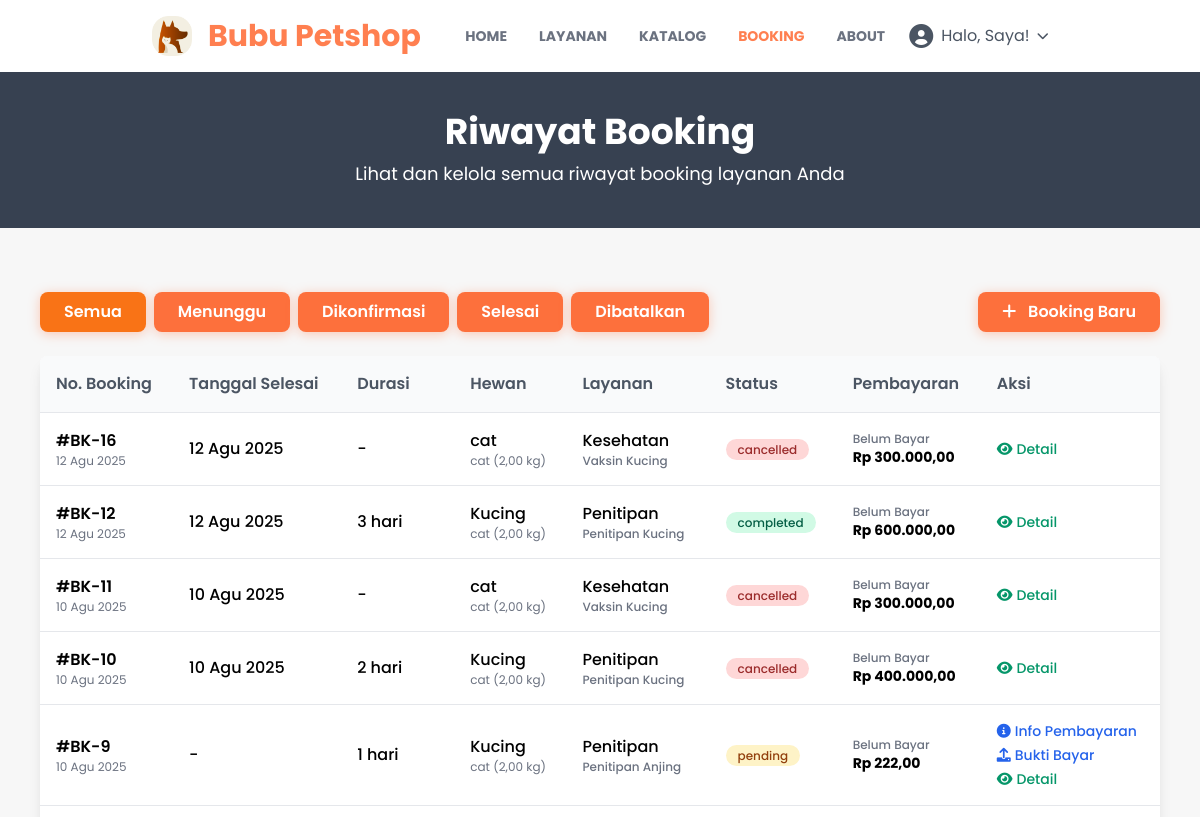
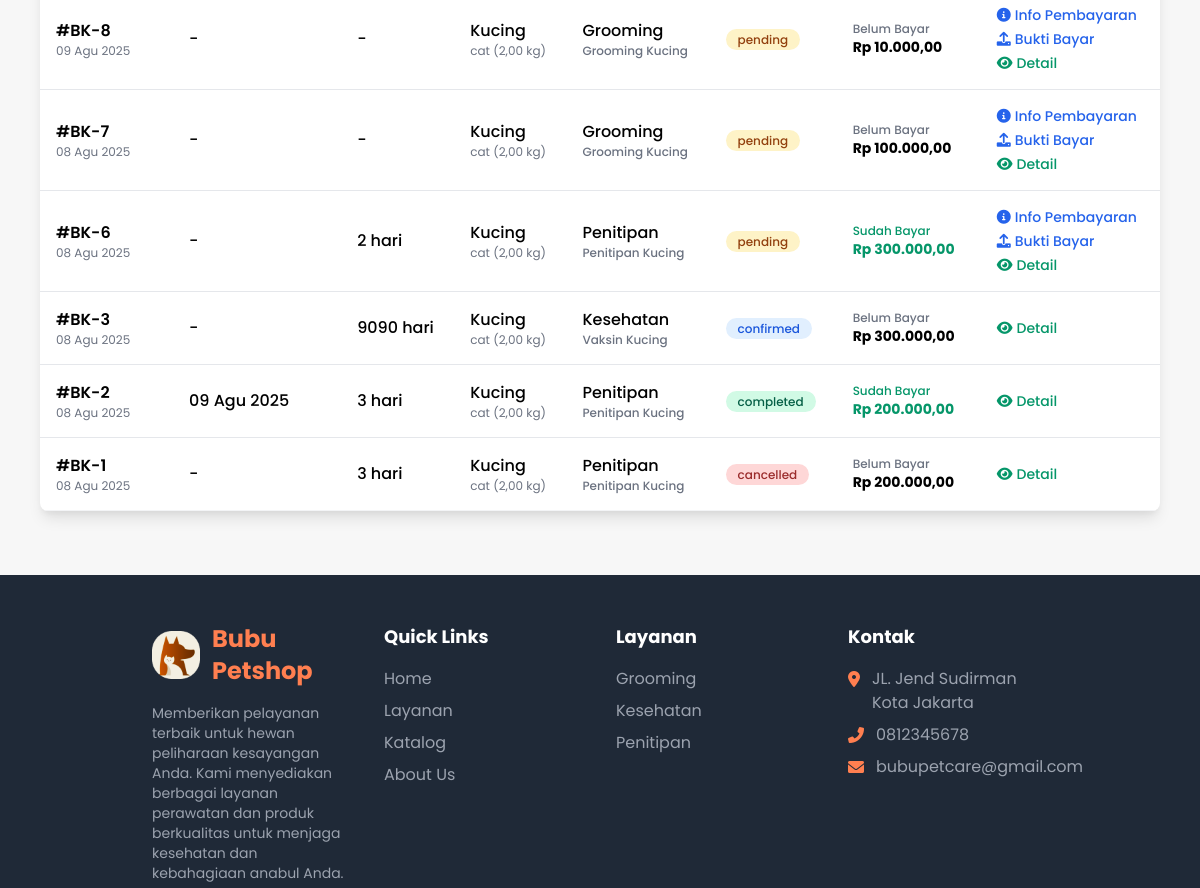
Page /booking/ (signed in, upper part) on the earlier database version (2 pictures, top to bottom).
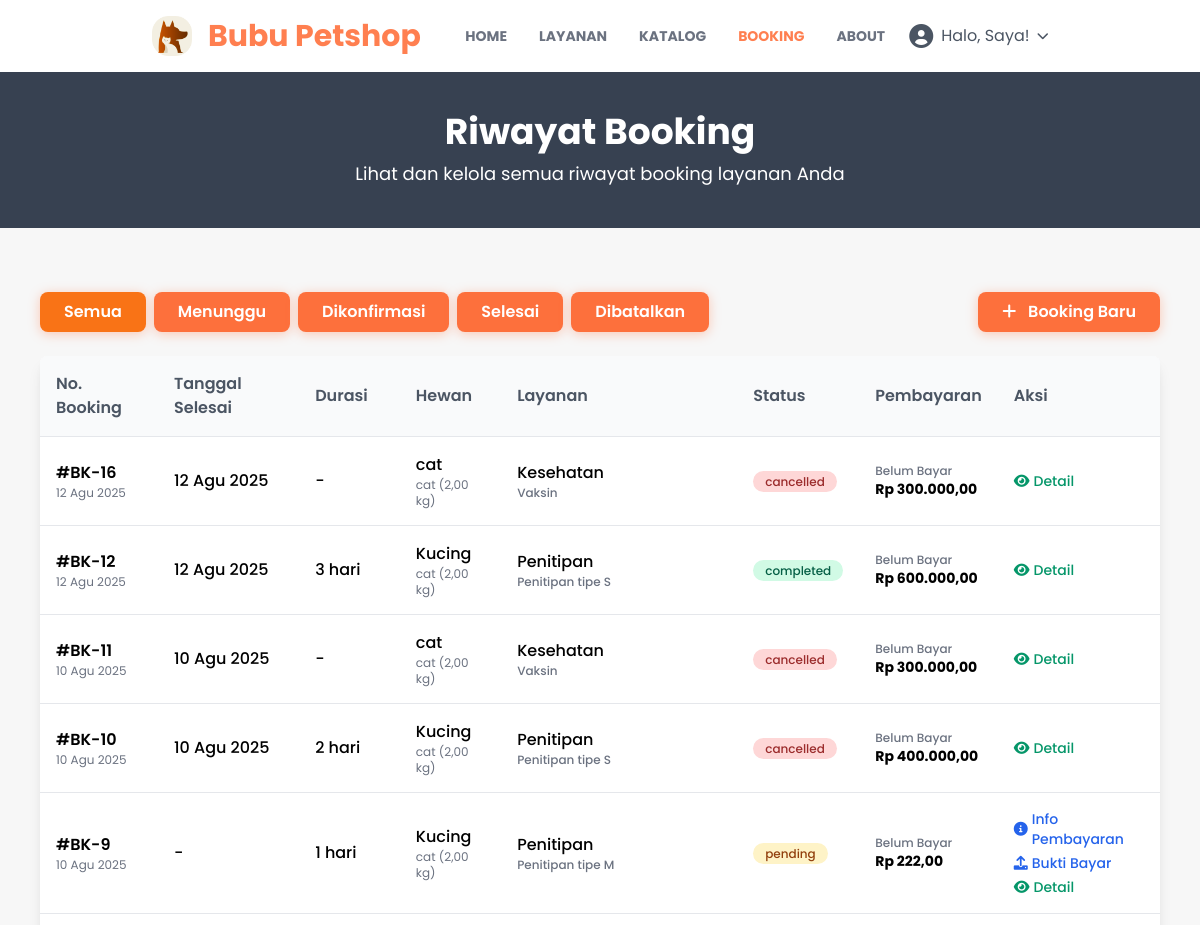
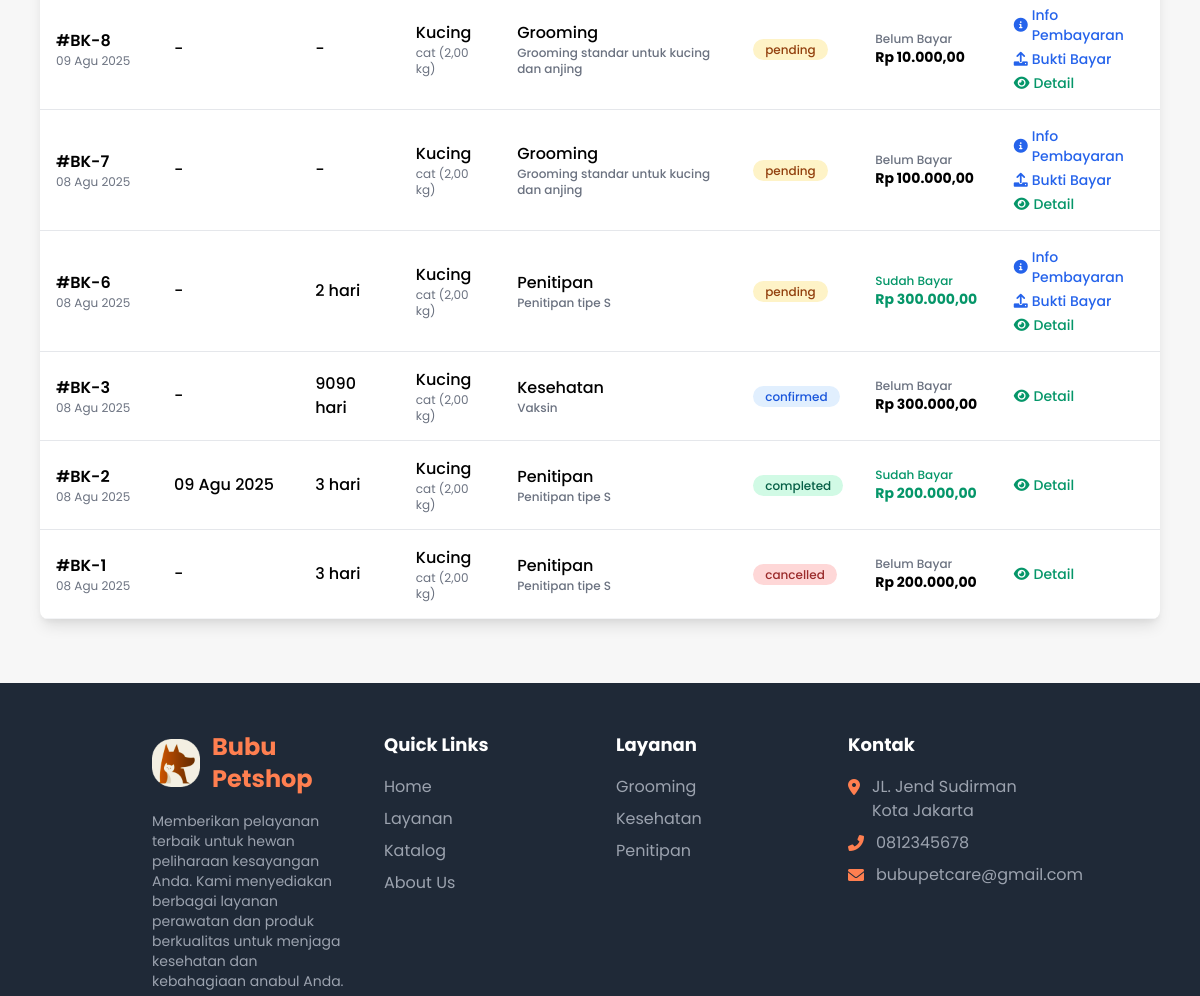
Same page on the later database version (2 pictures, top to bottom).
### bookinglayanan/models.py (models this page shows, shortened)
class BookingLayanan(models.Model):
    JENIS_LAYANAN_CHOICES = [
        ('grooming', 'Grooming'),
        ('sitting', 'Penitipan'),
        ('medical', 'Kesehatan'),
    ]
    STATUS_CHOICES = [
        ('pending', 'Menunggu'),
        ('confirmed', 'Dikonfirmasi'),
        ('completed', 'Selesai'),
        ('cancelled', 'Dibatalkan'),
    ]
    id_booking = models.AutoField(primary_key=True)
    id_user = models.ForeignKey(User, on_delete=models.CASCADE, null=True, blank=True)
    id_hewan = models.ForeignKey(Peliharaan, on_delete=models.CASCADE)
    tipe_layanan = models.CharField(max_length=20, choices=JENIS_LAYANAN_CHOICES)
    harga_booking = models.DecimalField(max_digits=8, decimal_places=2)
    booking_penitipan = models.ForeignKey(
        LayananPenitipan, null=True, blank=True, on_delete=models.SET_NULL)
    booking_grooming = models.ForeignKey(
        LayananGrooming, null=True, blank=True, on_delete=models.SET_NULL)
    booking_kesehatan = models.ForeignKey(
        LayananKesehatan, null=True, blank=True, on_delete=models.SET_NULL)
    tanggal_booking = models.DateTimeField(null=True, blank=True)  # Gunakan null=True, blank=True untuk fleksibilitas
    tanggal_selesai = models.DateTimeField(null=True, blank=True)
    durasi_layanan = models.IntegerField(null=True, blank=True)
    status_booking = models.CharField(
        max_length=20, choices=STATUS_CHOICES, default='pending')
    catatan_booking = models.TextField(blank=True, null=True)
    bukti_pembayaran = models.ImageField(
        upload_to=buktibayar_image_upload_path, blank=True, null=True)
    class Meta:
        db_table = 'booking_layanan'
        verbose_name_plural = "Daftar Booking"

### layanan/models.py (models this page shows, shortened)
class LayananKesehatan(models.Model):
    id_kesehatan = models.AutoField(primary_key=True)
    nama_kesehatan = models.CharField(max_length=100)
    harga_kesehatan = models.DecimalField(max_digits=8, decimal_places=2)
    deskripsi_kesehatan = models.TextField()
    foto_kesehatan = models.ImageField(upload_to=layanan_image_upload_path, blank=True, null=True)
    class Meta:
        db_table = 'layanan_kesehatan'
        verbose_name_plural = "Layanan Kesehatan"

class LayananPenitipan(models.Model):
    id_penitipan = models.AutoField(primary_key=True)
    jenis_penitipan = models.CharField(max_length=100)
    harga_penitipan = models.DecimalField(max_digits=8, decimal_places=2)
    kapasitas_penitipan = models.IntegerField()
    deskripsi_penitipan = models.TextField()
    foto_penitipan = models.ImageField(upload_to=layanan_image_upload_path, blank=True, null=True)
    class Meta:
        db_table = 'layanan_penitipan'
        verbose_name_plural = "Layanan Penitipan"

class LayananGrooming(models.Model):
    id_grooming = models.AutoField(primary_key=True)
    nama_grooming = models.CharField(max_length=100)
    harga_grooming = models.DecimalField(max_digits=8, decimal_places=2)
    deskripsi_grooming = models.TextField()
    foto_grooming = models.ImageField(upload_to=layanan_image_upload_path, blank=True, null=True)
    class Meta:
        db_table = 'layanan_grooming'
        verbose_name_plural = "Layanan Grooming"

### peliharaan/models.py (models this page shows, shortened)
class Peliharaan(models.Model):
    JENIS_HEWAN_CHOICES = [
        ('cat', 'Kucing'),
        ('dog', 'Anjing'),
        ('other', 'lainya')
    ]
    class Meta:
        db_table = 'peliharaan'
        verbose_name_plural = "Peliharaan"
    id_hewan = models.AutoField(primary_key=True)
    id_user = models.ForeignKey(User, on_delete=models.CASCADE)
    nama_hewan = models.CharField(max_length=50)
    jenis_hewan = models.CharField(max_length=50, choices=JENIS_HEWAN_CHOICES)
    umur_hewan = models.IntegerField()
    berat_hewan = models.DecimalField(max_digits=5, decimal_places=2)
    keterangan = models.TextField(blank=True, null=True)
    foto_peliharaan = models.ImageField(upload_to=peliharaan_image_upload_path, blank=True, null=True)
    created_at = models.DateTimeField(auto_now_add=True)

### bookinglayanan/views.py (the view, shortened to what this page needs)
# urls.py: path("", views.index , name="index"),
def index(request):
    if not request.user.is_authenticated:
        return redirect('user:login')
    user = request.user
    bookings = BookingLayanan.objects.filter(id_user=user).order_by('-id_booking')
    status_choices = BookingLayanan.STATUS_CHOICES
    status_dict = {key: value for key, value in status_choices}
    context = {
        'title': "Booking Layanan",
        'akun': user,
        'status': status_dict,
        'bookings': bookings
    }
    return render(request, 'booking/index.html', context)

### user/context_processors.py (called while the page is built)
def detail_petcare(request):
    try:
        detail = DetailPetcare.objects.first()
    except Exception:
        detail = None
    return {'detail_petcare': detail}

def current_route(request):
    match = request.resolver_match
    return {
        'namespace': match.namespace if match else '',
        'url_name': match.url_name if match else ''
    }

### templates/booking/index.html (shortened to what the changed rows need)
{% extends "base.html" %}{% load static %}
{% block content %}
<div class="bg-gray-700 py-10 px-4 relative">
  <div class="container mx-auto text-center">
    <h1 class="text-4xl font-bold text-white mb-2">Riwayat Booking</h1>
  </div>
</div>
<section class="py-16">
  <div class="container mx-auto px-4 max-w-6xl">
      {% for b in bookings %}
            {% if b.bukti_pembayaran %}
            {% load humanize %}
            {% else %}
            <span class="font-medium text-orange-600">Rp {{ b.harga_booking|intcomma }}</span>
            {% endif %}
      {% empty %}
      <div class="text-center py-8 bg-white rounded-lg shadow-md">
        <i class="fas fa-calendar-times text-gray-400 text-4xl mb-3"></i>
        <p class="text-gray-500">Belum ada riwayat booking.</p>
      </div>
      {% endfor %}
    <div class="hidden md:block overflow-x-auto bg-white rounded-lg shadow-lg">
      <table class="booking-table w-full">
        <thead class="bg-gray-50">
          <tr>
            <th class="px-4 py-3 text-left">No. Booking</th>
            <th class="px-4 py-3 text-left">Tanggal Selesai</th>
            <th class="px-4 py-3 text-left">Durasi</th>
            <th class="px-4 py-3 text-left">Hewan</th>
            <th class="px-4 py-3 text-left">Layanan</th>
            <th class="px-4 py-3 text-left">Status</th>
            <th class="px-4 py-3 text-left">Pembayaran</th>
            <th class="px-4 py-3 text-left">Aksi</th>
          </tr>
        </thead>
        <tbody>
          {% for b in bookings %}
          <tr class="booking-row border-b border-gray-100 hover:bg-gray-50" data-status="{{ b.status_booking }}">
            <td class="px-4 py-3">
              <div class="font-semibold">#BK-{{ b.id_booking }}</div>
              <div class="text-xs text-gray-500">{{ b.tanggal_booking|date:"d M Y" }}</div>
            </td>
            <td class="px-4 py-3">
              <div class="font-medium">
                {% if b.tanggal_selesai %}
                {{ b.tanggal_selesai|date:"d M Y" }}
                {% else %}
                -
                {% endif %}
              </div>
            </td>
            <td class="px-4 py-3">
              <div class="font-medium">
                {% if b.durasi_layanan %}
                {{ b.durasi_layanan }} hari
                {% else %}
                -
                {% endif %}
              </div>
            </td>
            <td class="px-4 py-3">
              <div class="font-medium">{{ b.id_hewan.nama_hewan }}</div>
              <div class="text-xs text-gray-500">{{ b.id_hewan.jenis_hewan }} ({{ b.id_hewan.berat_hewan }} kg)</div>
            </td>
            <td class="px-4 py-3">
              <div class="font-medium">
                {% if b.tipe_layanan == 'grooming' and b.booking_grooming %}
                Grooming
                <div class="text-xs text-gray-500">{{ b.booking_grooming.nama_grooming }}</div>
                {% elif b.tipe_layanan == 'sitting' and b.booking_penitipan %}
                Penitipan
                <div class="text-xs text-gray-500">{{ b.booking_penitipan.jenis_penitipan }}</div>
                {% elif b.tipe_layanan == 'medical' and b.booking_kesehatan %}
                Kesehatan
                <div class="text-xs text-gray-500">{{ b.booking_kesehatan.nama_kesehatan }}</div>
                {% else %}
                {{ b.tipe_layanan|capfirst }}
                {% endif %}
              </div>
            </td>
            <td class="px-4 py-3">
              <span class="badge badge-{{ b.status_booking }}">
                {{ b.status_booking }}
              </span>
            </td>
            <td class="px-4 py-3">
              {% if b.bukti_pembayaran %}
              <div class="text-xs text-green-600 font-medium">Sudah Bayar</div>
              {% load humanize %}
              <div class="text-sm text-green-600 font-bold">Rp {{ b.harga_booking|intcomma }}</div>
              {% else %}
              <div class="text-xs text-gray-500 font-medium">Belum Bayar</div>
              <div class="text-sm text-orange-600 font-bold">Rp {{ b.harga_booking|intcomma }}</div>
              {% endif %}
            </td>
            <td class="px-4 py-3">
              <div class="flex flex-col gap-1">
                {% if b.status_booking == 'pending' %}
                <a class="text-blue-600 hover:text-blue-800 font-medium text-sm flex items-center transition-colors"
                  href="{% url 'bookinglayanan:detail_pembayaran' b.id_booking %}">
                  <i class="fas fa-info-circle mr-1"></i> Info Pembayaran
                </a>
                <button
                  class="text-blue-600 hover:text-blue-800 font-medium text-sm flex items-center transition-colors upload-btn"
                  data-layanan="{{ b.tipe_layanan }}" data-booking="BK-{{ b.id_booking }}"
                  data-amount="{{ b.harga_booking|floatformat:0 }}">
                  <i class="fas fa-upload mr-1"></i> Bukti Bayar
                </button>
                {% endif %}
                <button
                  class="text-green-600 hover:text-green-800 font-medium text-sm flex items-center transition-colors detail-btn"
                  data-booking="BK-{{ b.id_booking }}">
                  <i class="fas fa-eye mr-1"></i> Detail
                </button>
              </div>
            </td>
          </tr>
          {% endfor %}
        </tbody>
      </table>
    </div>
  </div>
</section>
{% endblock content %}

Differences in the rows shown:
changed through a linked row, BookingLayanan id 16: booking_kesehatan.nama_kesehatan "Vaksin Kucing" → "Vaksin"
changed through a linked row, BookingLayanan id 12: booking_penitipan.jenis_penitipan "Penitipan Kucing" → "Penitipan tipe S"
changed through a linked row, BookingLayanan id 11: booking_kesehatan.nama_kesehatan "Vaksin Kucing" → "Vaksin"
changed through a linked row, BookingLayanan id 10: booking_penitipan.jenis_penitipan "Penitipan Kucing" → "Penitipan tipe S"
changed through a linked row, BookingLayanan id 9: booking_penitipan.jenis_penitipan "Penitipan Anjing" → "Penitipan tipe M"
changed through a linked row, BookingLayanan id 8: booking_grooming.nama_grooming "Grooming Kucing" → "Grooming standar untuk kucing dan anjing"
changed through a linked row, BookingLayanan id 7: booking_grooming.nama_grooming "Grooming Kucing" → "Grooming standar untuk kucing dan anjing"
changed through a linked row, BookingLayanan id 6: booking_penitipan.jenis_penitipan "Penitipan Kucing" → "Penitipan tipe S"
changed through a linked row, BookingLayanan "confirmed": booking_kesehatan.nama_kesehatan "Vaksin Kucing" → "Vaksin"
changed through a linked row, BookingLayanan id 2: booking_penitipan.jenis_penitipan "Penitipan Kucing" → "Penitipan tipe S"
changed through a linked row, BookingLayanan id 1: booking_penitipan.jenis_penitipan "Penitipan Kucing" → "Penitipan tipe S"
